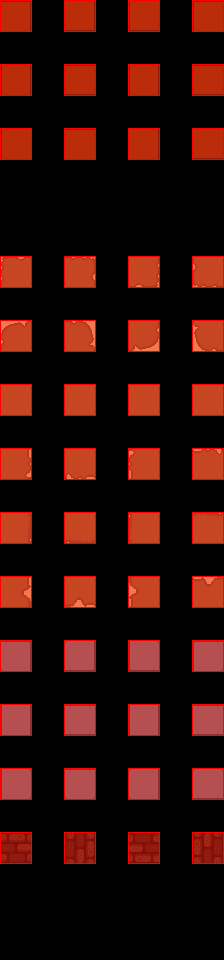

Rendered tile map (Tiled .tmx) drawn with the repository's tilesets; below, a short description and the full map source, tile grids included:
An orthogonal 7x30 tile map with 32x32 px tiles, 4 tile layers (regions, input_Ground_Buildings, output_Ground_Buildings, output_collision), 3 tilesets.

<map version="1.2" tiledversion="1.2.1" orientation="orthogonal" renderorder="right-down" width="7" height="30" tilewidth="32" tileheight="32" infinite="0" nextlayerid="23" nextobjectid="1">
 <tileset firstgid="1" name="Buildings" tilewidth="32" tileheight="32" tilecount="25" columns="5">
  <image source="../Tilesets/Buildings.png" width="160" height="160" />
 </tileset>
 <tileset firstgid="26" name="hub" tilewidth="32" tileheight="32" tilecount="64" columns="8">
  <image source="../Tilesets/hub.png" width="256" height="256" />
 </tileset>
 <tileset firstgid="90" name="fps_tileset" tilewidth="32" tileheight="32" tilecount="12" columns="4">
  <image source="../Tilesets/fps_tileset.png" width="128" height="96" />
 </tileset>
 <layer id="19" name="regions" width="7" height="30">
  <data encoding="csv">
24,0,24,0,24,0,24,
0,0,0,0,0,0,0,
24,0,24,0,24,0,24,
0,0,0,0,0,0,0,
24,0,24,0,24,0,24,
0,0,0,0,0,0,0,
24,0,24,0,24,0,24,
0,0,0,0,0,0,0,
24,0,24,0,24,0,24,
0,0,0,0,0,0,0,
24,0,24,0,24,0,24,
0,0,0,0,0,0,0,
24,0,24,0,24,0,24,
0,0,0,0,0,0,0,
24,0,24,0,24,0,24,
0,0,0,0,0,0,0,
24,0,24,0,24,0,24,
0,0,0,0,0,0,0,
24,0,24,0,24,0,24,
0,0,0,0,0,0,0,
24,0,24,0,24,0,24,
0,0,0,0,0,0,0,
24,0,24,0,24,0,24,
0,0,0,0,0,0,0,
24,0,24,0,24,0,24,
0,0,0,0,0,0,0,
24,0,24,0,24,0,24,
0,0,0,0,0,0,0,
24,0,24,0,24,0,24,
0,0,0,0,0,0,0
</data>
 </layer>
 <layer id="21" name="input_Ground_Buildings" width="7" height="30">
  <data encoding="csv">
11,0,2684354571,0,3221225483,0,1610612747,
0,0,0,0,0,0,0,
16,0,2684354576,0,3221225488,0,1610612752,
0,0,0,0,0,0,0,
21,0,2684354581,0,3221225493,0,1610612757,
0,0,0,0,0,0,0,
0,0,0,0,0,0,0,
0,0,0,0,0,0,0,
66,0,2684354626,0,3221225538,0,1610612802,
0,0,0,0,0,0,0,
74,0,2684354634,0,3221225546,0,1610612810,
0,0,0,0,0,0,0,
82,0,2684354642,0,3221225554,0,1610612818,
0,0,0,0,0,0,0,
67,0,2684354627,0,3221225539,0,1610612803,
0,0,0,0,0,0,0,
75,0,2684354635,0,3221225547,0,1610612811,
0,0,0,0,0,0,0,
83,0,2684354643,0,3221225555,0,1610612819,
0,0,0,0,0,0,0,
13,0,2684354573,0,3221225485,0,1610612749,
0,0,0,0,0,0,0,
18,0,2684354578,0,3221225490,0,1610612754,
0,0,0,0,0,0,0,
23,0,2684354583,0,3221225495,0,1610612759,
0,0,0,0,0,0,0,
91,0,2684354651,0,3221225563,0,1610612827,
0,0,0,0,0,0,0,
0,0,0,0,0,0,0,
0,0,0,0,0,0,0
</data>
 </layer>
 <layer id="20" name="output_Ground_Buildings" width="7" height="30">
  <data encoding="csv">
11,0,2684354571,0,3221225483,0,1610612747,
0,0,0,0,0,0,0,
16,0,2684354576,0,3221225488,0,1610612752,
0,0,0,0,0,0,0,
21,0,2684354581,0,3221225493,0,1610612757,
0,0,0,0,0,0,0,
0,0,0,0,0,0,0,
0,0,0,0,0,0,0,
66,0,2684354626,0,3221225538,0,1610612802,
0,0,0,0,0,0,0,
74,0,2684354634,0,3221225546,0,1610612810,
0,0,0,0,0,0,0,
82,0,2684354642,0,3221225554,0,1610612818,
0,0,0,0,0,0,0,
67,0,2684354627,0,3221225539,0,1610612803,
0,0,0,0,0,0,0,
75,0,2684354635,0,3221225547,0,1610612811,
0,0,0,0,0,0,0,
83,0,2684354643,0,3221225555,0,1610612819,
0,0,0,0,0,0,0,
13,0,2684354573,0,3221225485,0,1610612749,
0,0,0,0,0,0,0,
18,0,2684354578,0,3221225490,0,1610612754,
0,0,0,0,0,0,0,
23,0,2684354583,0,3221225495,0,1610612759,
0,0,0,0,0,0,0,
91,0,2684354651,0,3221225563,0,1610612827,
0,0,0,0,0,0,0,
0,0,0,0,0,0,0,
0,0,0,0,0,0,0
</data>
 </layer>
 <layer id="22" name="output_collision" width="7" height="30">
  <data encoding="csv">
25,0,25,0,25,0,25,
0,0,0,0,0,0,0,
25,0,25,0,25,0,25,
0,0,0,0,0,0,0,
25,0,25,0,25,0,25,
0,0,0,0,0,0,0,
0,0,0,0,0,0,0,
0,0,0,0,0,0,0,
25,0,25,0,25,0,25,
0,0,0,0,0,0,0,
25,0,25,0,25,0,25,
0,0,0,0,0,0,0,
25,0,25,0,25,0,25,
0,0,0,0,0,0,0,
25,0,25,0,25,0,25,
0,0,0,0,0,0,0,
25,0,25,0,25,0,25,
0,0,0,0,0,0,0,
25,0,25,0,25,0,25,
0,0,0,0,0,0,0,
25,0,25,0,25,0,25,
0,0,0,0,0,0,0,
25,0,25,0,25,0,25,
0,0,0,0,0,0,0,
25,0,25,0,25,0,25,
0,0,0,0,0,0,0,
25,0,25,0,25,0,25,
0,0,0,0,0,0,0,
0,0,0,0,0,0,0,
0,0,0,0,0,0,0
</data>
 </layer>
</map>
